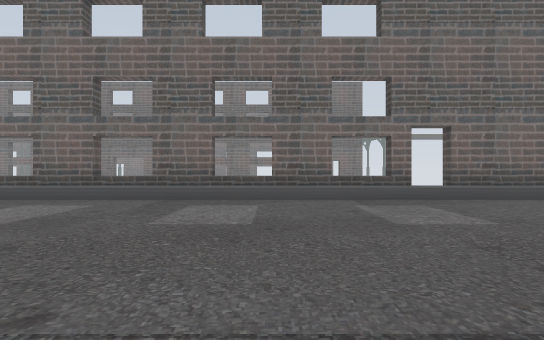
View 1 (above)

21 first-person views from a walk through a level from a Godot 3-D game. The camera is 1.3 m above the floor, looks level and sees 70° across. The floor is counted in squares, 2 m on a side. Each view is taken from the middle of a square. On the plan, view 1 faces up. The plan holds only what a view shows up to about 11 squares ahead; the rest is blank. The place goes on beyond the plan. Door leaves are left out where a doorway can be walked through. Some surface patterns are stand-ins.

View 2
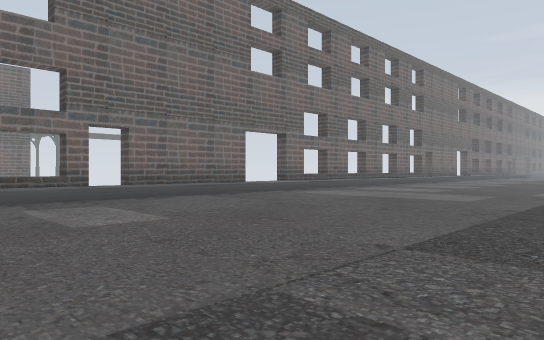

View 3
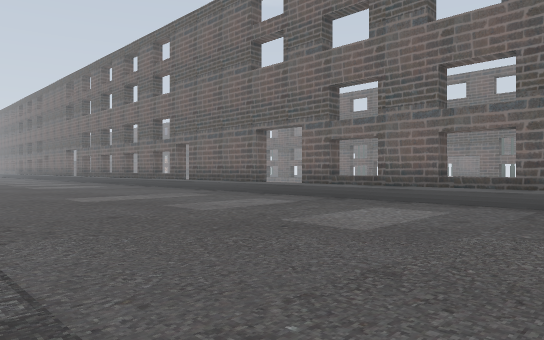

View 4
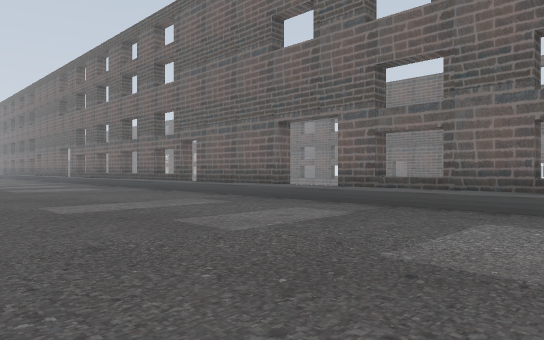

View 5
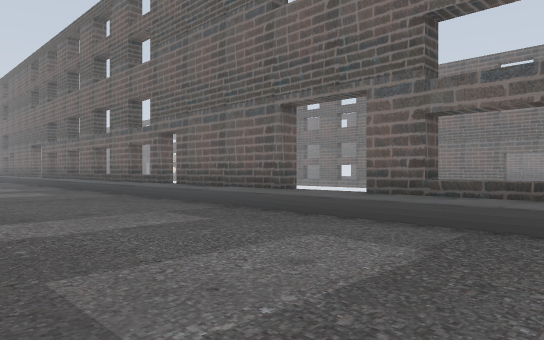

View 6
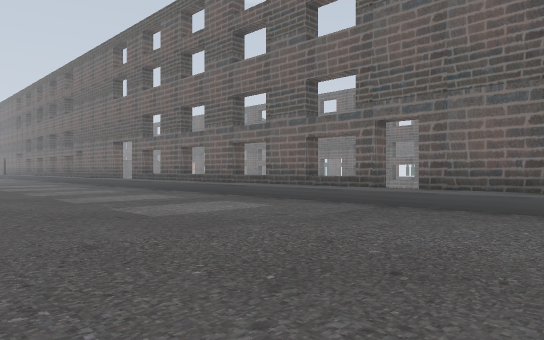

View 7
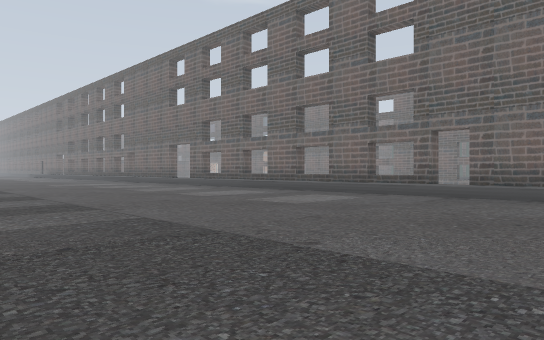

View 8
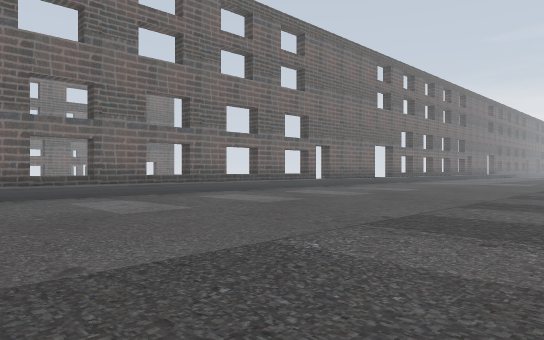

View 9
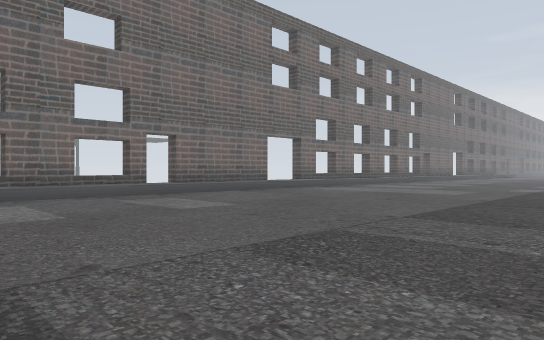

View 10
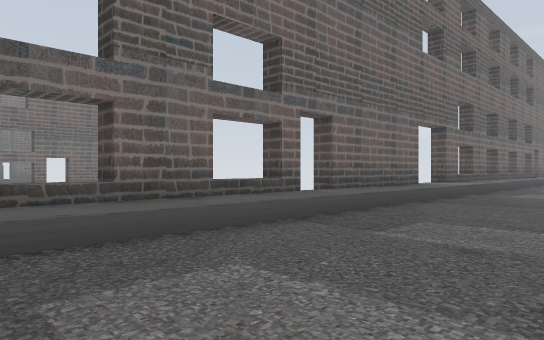

View 11
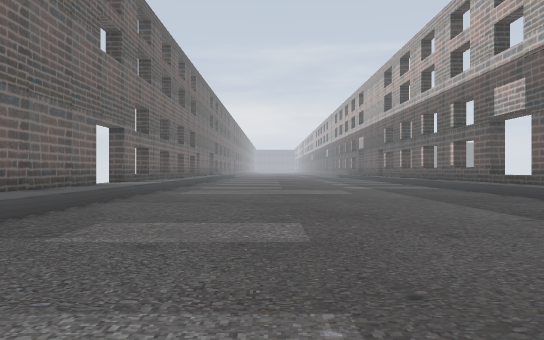

View 12
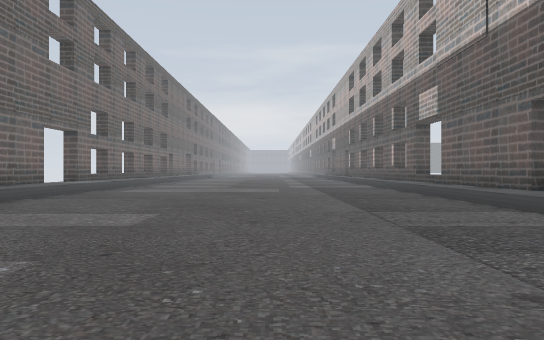

View 13
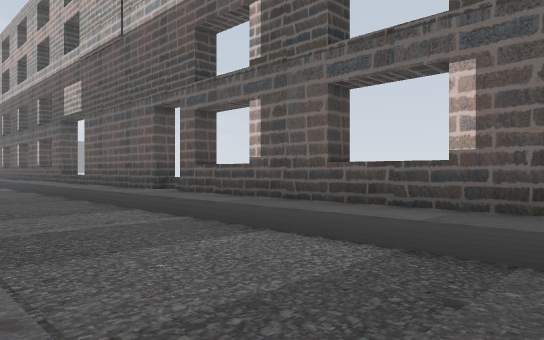

View 14
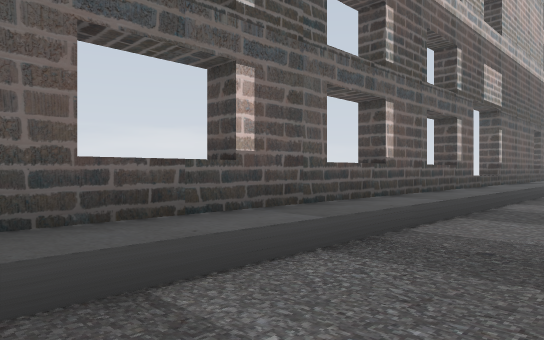

View 15
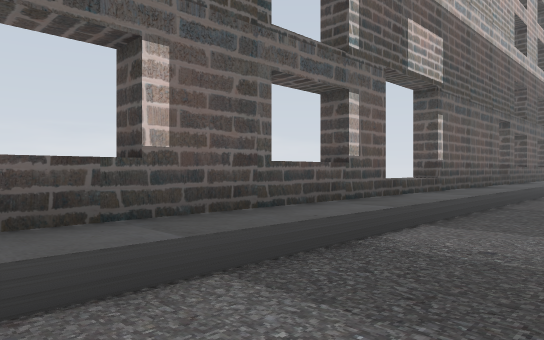

View 16
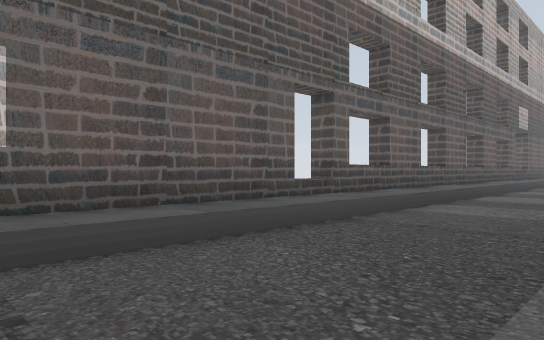

View 17
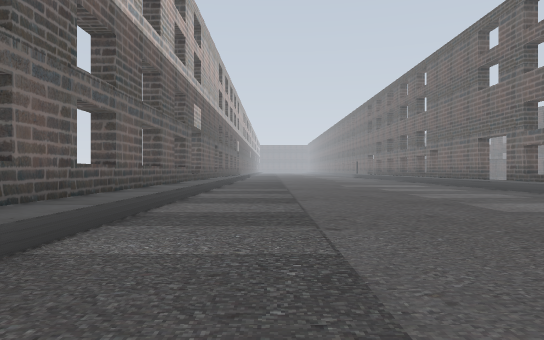

View 18
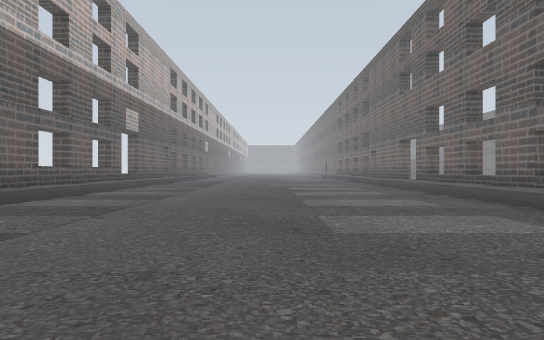

View 19
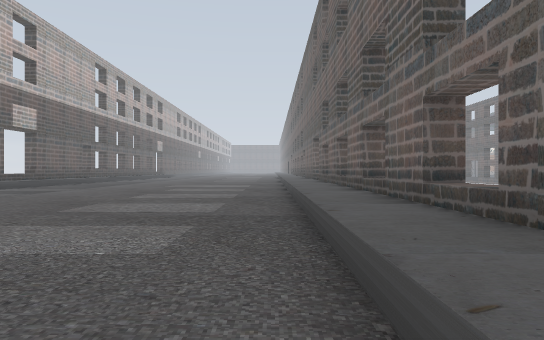

View 20
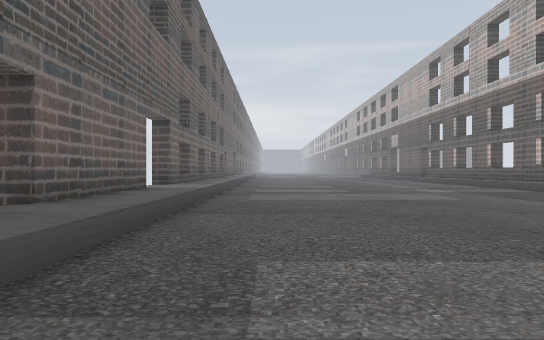

View 21
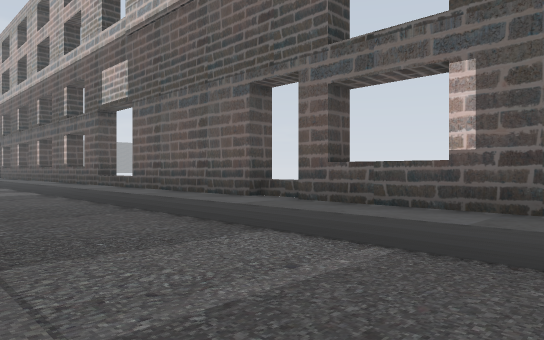

### Floor plan
Key: @ floor where view 1 was taken; # wall or solid block; . main floor; : floor 0.5 m higher than the main floor; / step, stairs or slope; ^ raised ledge.
Columns run from 24 left of view 1 to 11 right of it. Each row starts with its distance up from view 1.
 10 #/##/##/#:####::#/##/##/##/# ####::#
  9  /::/::/:::::::::/::/::/::/::::::::
  8 ....................................
  7 ....................................
  6 ....................................
  5 ....................................
  4 ....................................
  3 ....................................
  2 ....................................
  1 ....................................
  0 ........................@...........
 -1 ////////////////////////////////////
 -2 #^##^##^#/####//#^##^##^##^#/####//#
 -3 #  #  ###    #  #  #  ###  # #     #

Where each view was taken, in squares from view 1:
view 1: 0 up, 0 right, facing up
view 2: 0 up, 0 right, facing up-right
view 3: 1 up, 1 left, facing up-left
view 4: 2 up, 3 left, facing up-left
view 5: 4 up, 5 left, facing up-left
view 6: 2 up, 11 left, facing up-left
view 7: 1 down, 11 left, facing up-left
view 8: 1 down, 10 left, facing up-right
view 9: 1 down, 2 left, facing up-right
view 10: 5 up, 2 left, facing up-right
view 11: 5 up, 2 left, facing right
view 12: 3 up, 3 left, facing right
view 13: 2 up, 3 left, facing down-right
view 14: 1 up, 1 right, facing down-left
view 15: 1 up, 3 left, facing down-left
view 16: 2 up, 10 left, facing down-left
view 17: 1 up, 13 left, facing left
view 18: 4 up, 12 left, facing left
view 19: 8 up, 13 left, facing left
view 20: 7 up, 0 right, facing right
view 21: 2 up, 0 right, facing down-right
